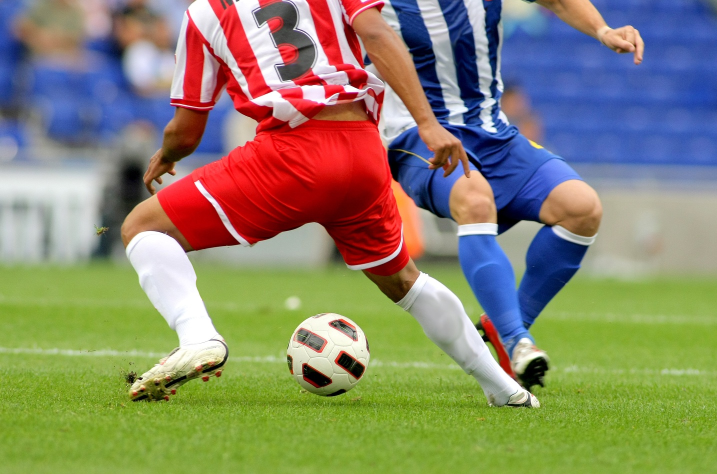
#> input picture practice/dot_calculation/soccer.jpg, 1434 x 948 px (shown at 1/2 size)
$ python dot1.py
#> lines starting #> are read from the running program, lines starting #| are printed output that depends on the picture
import cv2 as cv
import numpy as np

img=cv.imread('soccer.jpg')
#> img is the input picture: shape (948, 1434, 3); mean B, G, R 107.2, 133.3, 136.9
img=cv.resize(img,dsize=(0,0),fx=0.25,fy=0.25)
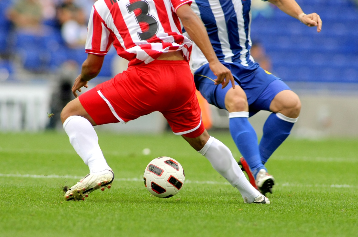
#> img: shape (237, 358, 3); mean B, G, R 107.3, 133.4, 137

def gamma(f,gamma=1.0):
#> called with gamma = 0.5
    f1=f/255.0 # numpy.float64형, L=256이라고 가정
    return np.uint8(255*(f1*gamma)) # numpy.unit8형으로 변환
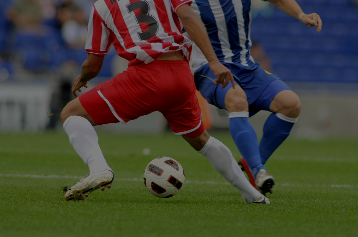
#> returned value: shape (237, 358, 3); mean of channels 0, 1, 2 53.4, 66.4, 68.3; drawn as B, G, R

gc=np.hstack((gamma(img,0.5),gamma(img,0.75),gamma(img,1.0),gamma(img,2.0),gamma(img,3.0)))
#> call 2 of gamma, with gamma = 0.75
#> in gamma (call 2), `return np.uint8(255*(f1*gamma))`:
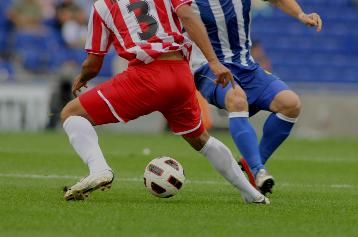
#> returned value: shape (237, 358, 3); mean of channels 0, 1, 2 80.1, 99.6, 102.4; drawn as B, G, R
#> call 4 of gamma, with gamma = 2
#> in gamma (call 4), `return np.uint8(255*(f1*gamma))`:
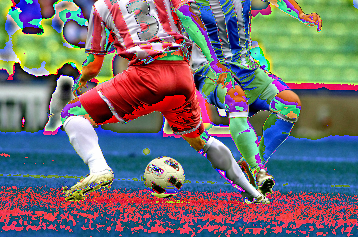
#> returned value: shape (237, 358, 3); mean of channels 0, 1, 2 113.8, 109.6, 114.6; drawn as B, G, R
#> in gamma (call 5), `return np.uint8(255*(f1*gamma))`:
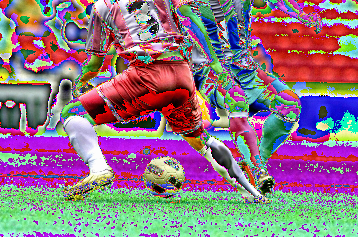
#> returned value: shape (237, 358, 3); mean of channels 0, 1, 2 130.4, 116.1, 142.8; drawn as B, G, R
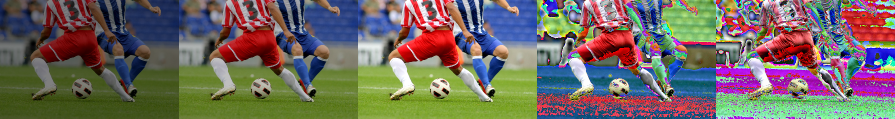
#> gc: shape (237, 1790, 3) (shown at 1/2 size); mean B, G, R 97, 105, 113
cv.imshow('gamma',gc)

cv.waitKey()
cv.destroyAllWindows()

$ run again, with practice/dot_calculation/gamma.png saved as practice/dot_calculation/soccer.jpg
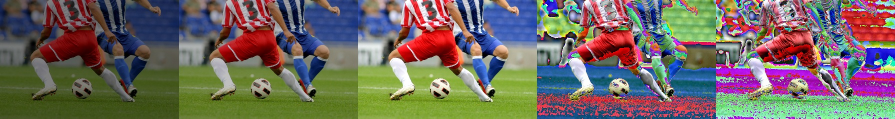
#> input picture practice/dot_calculation/gamma.png, 1790 x 237 px (shown at 1/2 size)
#> img is the input picture: shape (237, 1790, 3); mean B, G, R 97.1, 105.1, 112.9
#> img: shape (59, 448, 3)
#> in gamma (call 4), `return np.uint8(255*(f1*gamma))`:
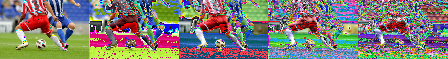
#> returned value: shape (59, 448, 3); mean of channels 0, 1, 2 115.3, 123.7, 126.8; drawn as B, G, R
#> in gamma (call 5), `return np.uint8(255*(f1*gamma))`:
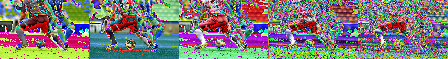
#> returned value: shape (59, 448, 3); mean of channels 0, 1, 2 120, 121.4, 125.8; drawn as B, G, R
